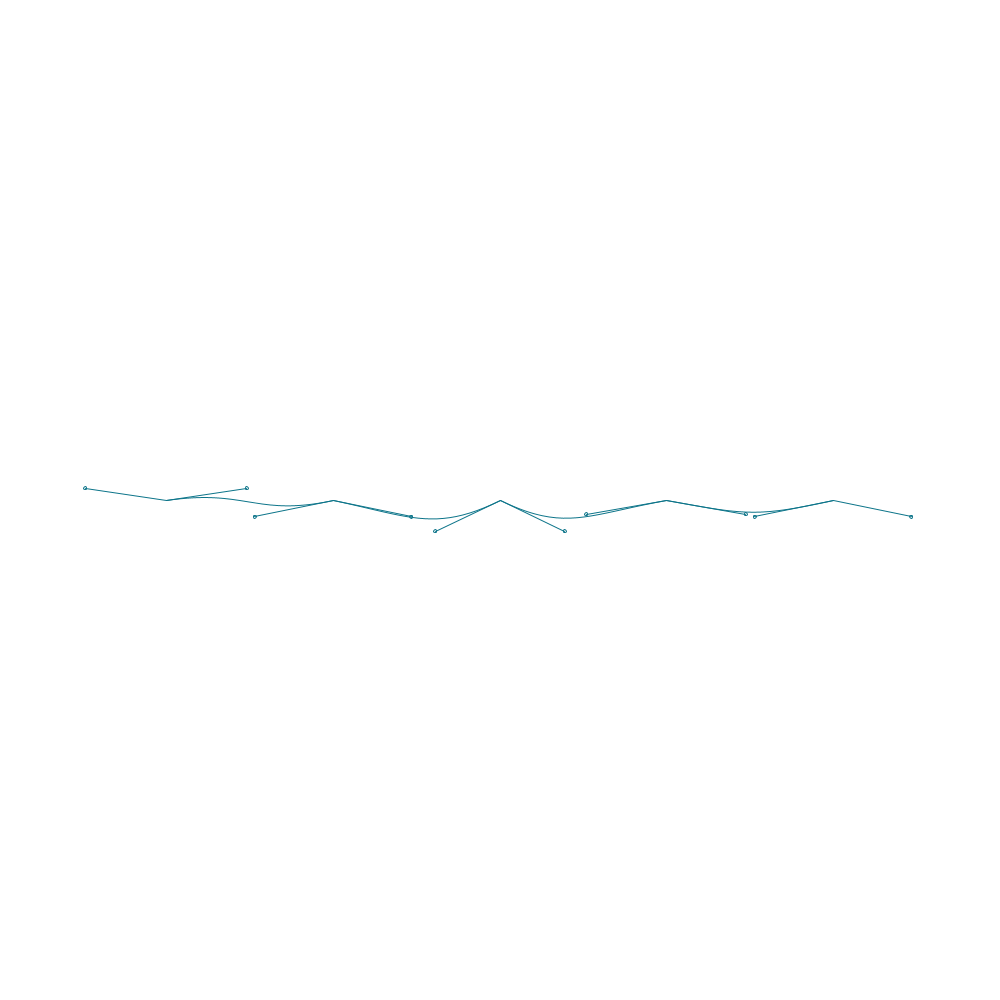
Frame 1 (no input)
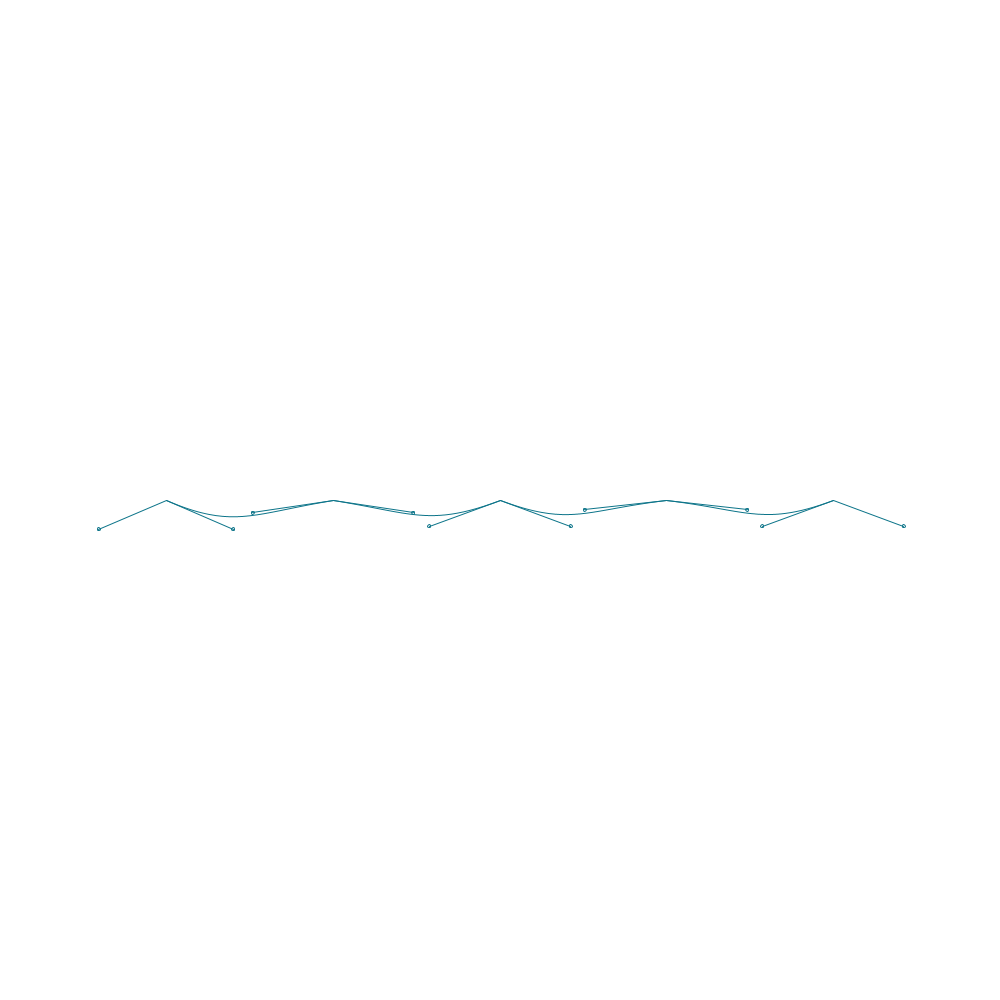
Frame 60 (the mouse pressed at the canvas centre just before this capture)
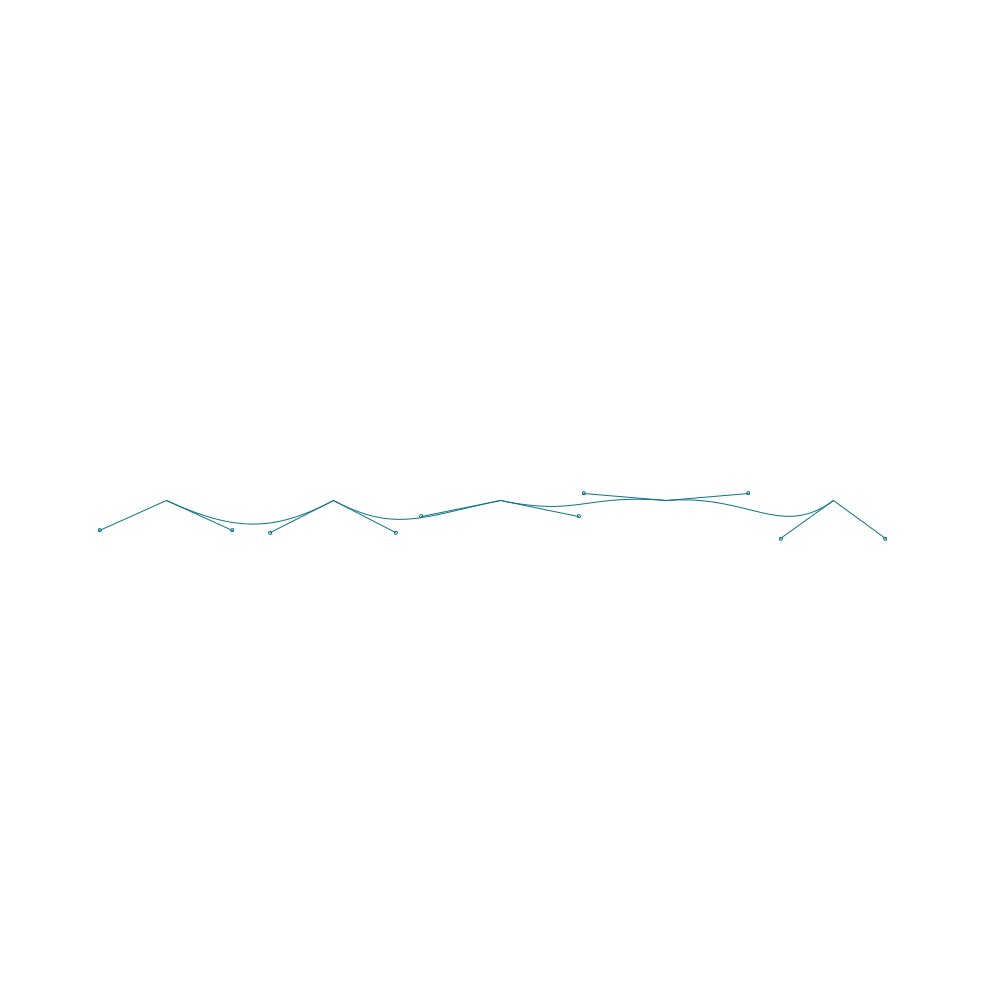
Frame 120 (the mouse held since frame 60 and released just before this capture)

The Processing sketch that drew these frames (run headless with seeded random() and noise(); from frame 60 on, the mouse is pressed at the canvas centre):

// Processing sketch: sandlinesrefined
// ── sandlinesrefined.pde
// In progress. Updating notation for an arbitrary number of anchor points.

// Bryan Costanza
// Processing 3
// inspired by and typo of https://github.com/inconvergent/sand-spline

int pointCount = 5;
int n = 400; // number of iterations
int counter = 0;

float noiseScale = 0.01;
float motionScale = 500;

float anchorPoints[][] = new float[pointCount][pointCount];
float controlPointsL[][] = new float[pointCount][pointCount];
float controlPointsR[][] = new float[pointCount][pointCount];
float controlAngles[] = new float[pointCount];

float addNoise[] = new float[pointCount];

// every bezier has two anchors and two control points
// every anchor will have an angle going through it that control the anchors connected to it
// there are n anchor points and n control points
// it goes a0,c0,c1l,a1 repeating again as a1,c1r,c2l,a2    where c1 and c2 

void setup() {
  size(1000, 1000);
  fill(#FFFFFF);
  rect(0, 0, width, height);
  for (int i = 0; i < pointCount; i++) {
    anchorPoints[i][0] = width*(i+1)/(pointCount+1);
    anchorPoints[i][1] = height/2;
    //controlPointsL[i][0] = anchorPoints[i][0] - width/(pointCount+1)/2; // offset left control points 1/2 the distance to previous anchor
    //controlPointsL[i][1] = height/2; // this was correct but wanting to calc along the control angle
    //controlPointsR[i][0] = anchorPoints[i][0] + width/(pointCount+1)/2; // offset right control points 1/2 the distance to next anchor
    //controlPointsR[i][1] = height/2; // this was correct but wanting to calc along the control angle
    //println(anchorPoints[i][1]);
  }
}

void draw() {
  background(#FFFFFF);
  // draw the moving lines
  stroke(#0C7489);
  noFill();

  for (int j = 0; j < pointCount; j++) {
    // sample from Perlin noise at x location set by the anchor points (scaled) and then travel 
    // "forward" (vertically? through noise field. Map the noise to -1/2 pi tp +1/2 pi.
    controlAngles[j] = map(noise(anchorPoints[j][0]*noiseScale, counter*noiseScale), 0, 1, -HALF_PI, HALF_PI);
    //println(height/2 - sin(controlAngles[j]));
    //println(controlAngles[j]);
    println(noise(anchorPoints[j][0]*noiseScale, counter*noiseScale));
    controlPointsL[j][0] = anchorPoints[j][0] - width/(pointCount+1)/2*cos(controlAngles[j]); // offset left control points 1/2 the distance to previous anchor
    controlPointsL[j][1] = height/2 - 50*sin(controlAngles[j]); // this was correct but wanting to calc along the control angle
    controlPointsR[j][0] = anchorPoints[j][0] + width/(pointCount+1)/2*cos(controlAngles[j]); // offset right control points 1/2 the distance to next anchor
    controlPointsR[j][1] = height/2 - 50*sin(controlAngles[j]); // this was correct but wanting to calc along the control angle
  }


  beginShape();
  vertex(anchorPoints[0][0], anchorPoints[0][1]); // first anchor point
  for (int i = 0; i < pointCount-1; i++) { //once for each segment, which is 1 less than the number of points
    bezierVertex(
      controlPointsR[i][0], controlPointsR[i][1], // right-side control point for previous anchor point
      controlPointsL[i+1][0], controlPointsL[i+1][1], // left-side control point for next anchor point
      anchorPoints[i+1][0], anchorPoints[i+1][1]); // thxe next anchor point
  }
  endShape();

  for (int k = 0; k < pointCount; k++) {
    line(controlPointsR[k][0], controlPointsR[k][1], anchorPoints[k][0], anchorPoints[k][1]);
    line(controlPointsL[k][0], controlPointsL[k][1], anchorPoints[k][0], anchorPoints[k][1]);
    ellipse(controlPointsR[k][0], controlPointsR[k][1], 3, 3); // right-side control point for previous anchor point
    ellipse(controlPointsL[k][0], controlPointsL[k][1], 3, 3); // left-side control point for next anchor point
    //ellipse(anchorPoints[k][0], anchorPoints[k][1], 5*k, 3); // the next anchor point
  }

  if (counter == n) {
    noLoop();
  }
  counter++;
  println(counter);
}
